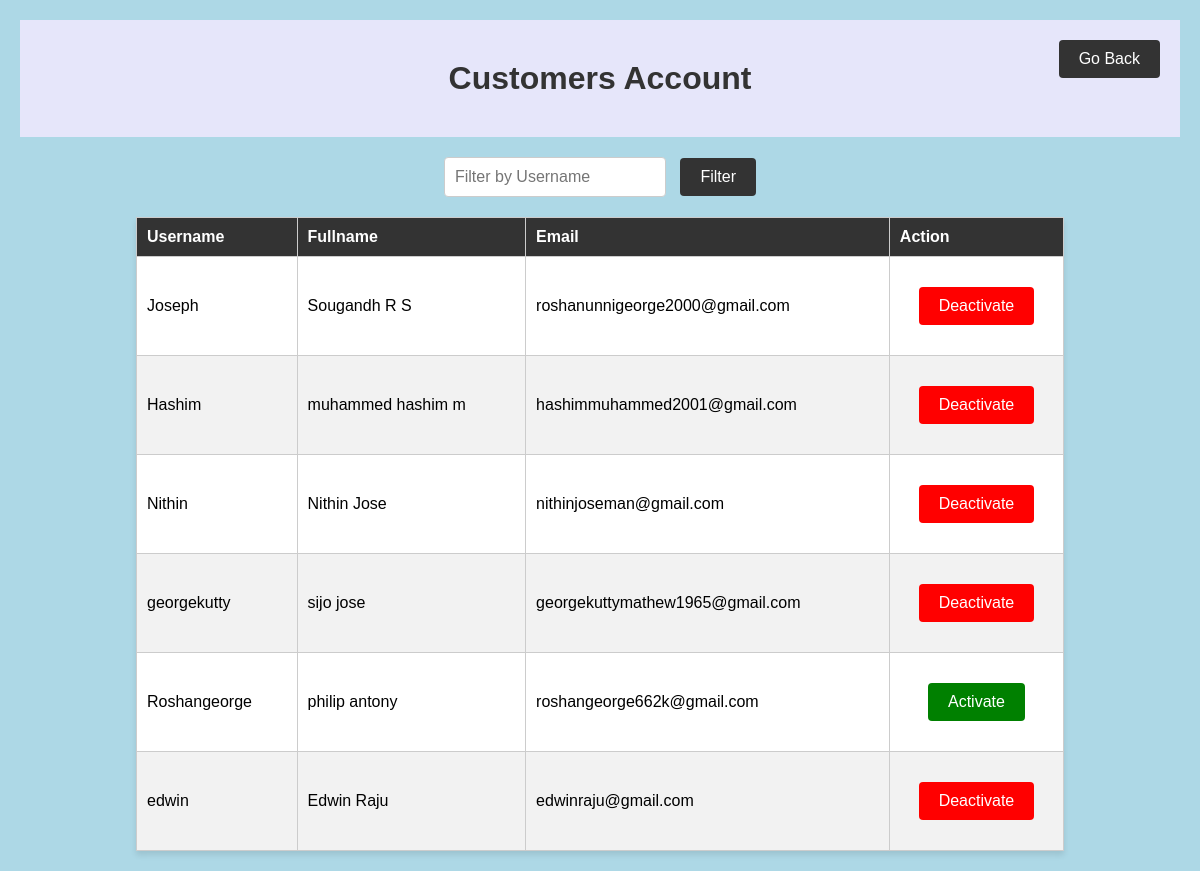
The app's page /admin_dashboard/customers.html with its own data.
### aapmapp/models.py (models this page shows, shortened)
class dealer(AbstractUser):
    email = models.EmailField(unique=True)
    fullname = models.TextField(max_length=100, default="")
    role = models.TextField(max_length=100, default="")

### aapmapp/views.py (the view)
# urls.py: path('admin_dashboard/customers.html', views.customers,name='customers'),
@never_cache
def customers(request):
    customers = dealer.objects.all()  # You can adjust this queryset based on your requirements
    customers = dealer.objects.filter(role='customer')  # Filter by role 'customer'
    context = {
        'customers': customers,  # Use a meaningful name like 'customers' for the filtered queryset
    }
    return render(request, 'customers.html', context)

### aapmapp/templates/customers.html (shortened to what this page needs)
<!DOCTYPE html>
<html lang="en">
<head>
</head>
<body>
    <div class="content">
        <div class="header">
            <h1>Customers Account</h1>
            <button id="go-back" onclick="goBack()">Go Back</button>
        </div>
        <form method="GET" id="filterForm">
            <input type="text" name="username_filter" id="username_filter" placeholder="Filter by Username">
            <button type="button" id="filterButton">Filter</button>
        </form>
        <table id="userTable">
            <thead>
                <tr>
                    <th>Username</th>
                    <th>Fullname</th>
                    <th>Email</th>
                    <th>Action</th>
                </tr>
            </thead>
            <tbody>
                {% for customer in customers %}
                <tr>
                    <td>{{ customer.username }}</td>
                    <td>{{ customer.fullname }}</td>
                    <td>{{ customer.email }}</td>
                    <td>
                        {% if customer.is_active %}
                        <form method="post" action="{% url 'deactivate_customer' customer.id %}">
                            <button type="submit" style="background-color: red; color: white;">Deactivate</button>
                        </form>
                        {% else %}
                        <form method="post" action="{% url 'activate_customer' customer.id %}">
                            <button type="submit" style="background-color: green; color: white;">Activate</button>
                        </form>
                        {% endif %}
                    </td>
                </tr>
                {% empty %}
                <tr>
                    <td colspan="5">No customers available.</td>
                </tr>
                {% endfor %}
            </tbody>
        </table>
    </div>
</body>
</html>

### aapmapp/templates/customers.html (style rules this page uses)
body { font-family: Arial, sans-serif; background-color: #ADD8E6; margin: 0; padding: 0; }
.content { padding: 20px; }
.header { background-color: #E6E6FA; color: #333; padding: 20px; text-align: center; position: relative; }
.header h1 { margin: 20px 0; }
.header #go-back { position: absolute; top: 20px; right: 20px; background-color: #333; color: #fff; padding: 10px 20px; border: none; border-radius: 4px; font-size: 16px; cursor: pointer; }
form { text-align: center; margin: 20px 0; }
form input[type="text"], form select { padding: 10px; border: 1px solid #ccc; border-radius: 4px; margin-right: 10px; width: 200px; font-size: 16px; outline: none; }
form button { padding: 10px 20px; background-color: #333; color: #fff; border: none; border-radius: 4px; font-size: 16px; cursor: pointer; }
table { width: 80%; margin: 0 auto; border-collapse: collapse; background-color: #fff; box-shadow: 0 4px 6px rgba(0, 0, 0, 0.1); }
th, td { border: 1px solid #ccc; padding: 10px; text-align: left; }
th { background-color: #333; color: #fff; }
tr:nth-child(even) { background-color: #f2f2f2; }

### records on screen
dealer: username "Joseph", fullname "Sougandh R S", email "roshanunnigeorge2000@gmail.com", is_active "Deactivate"
dealer: username "Hashim", fullname "muhammed hashim m", email "hashimmuhammed2001@gmail.com", is_active "Deactivate"
dealer: username "Nithin", fullname "Nithin Jose", email "nithinjoseman@gmail.com", is_active "Deactivate"
dealer: username "georgekutty", fullname "sijo jose", email "georgekuttymathew1965@gmail.com", is_active "Deactivate"
dealer: username "Roshangeorge", fullname "philip antony", email "roshangeorge662k@gmail.com", is_active "Activate"
dealer: username "edwin", fullname "Edwin Raju", email "edwinraju@gmail.com", is_active "Deactivate"
